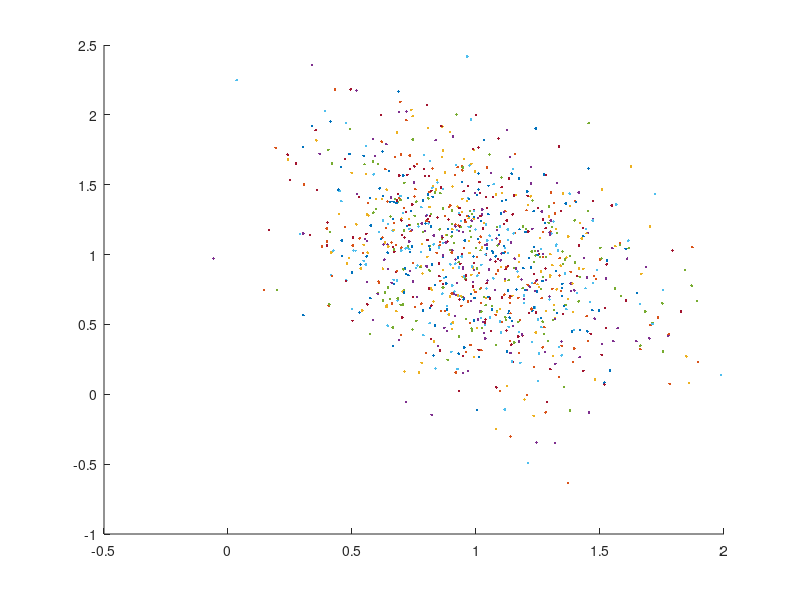

The MATLAB script that drew this image: (Note: this script raises an error after producing the figure.)
clearvars;
clf;
mu = [1; 1];
sigma = [0.1 -0.05; -0.05 0.2];

points = mvnrnd(mu, sigma, 1000);
x = points(:,1);
y = points(:,2);
counter = 0;

f = @(x,r) (transpose(x-mu)*inv(sigma)*(x-mu))/2 - r;

figure
hold on;
for i=1:size(x)
    if f([x(i); y(i)], 3) > 0 
        scatter(x(i), y(i), '.k');
        counter = counter+1;
    else
        scatter(x(i), y(i), '.b');
    end;
end;

ezplot(@(x,y) f([x; y], 3), [0 2 -1 3]);
ezplot(@(x,y) f([x; y], 2), [0 2 -1 3]);
ezplot(@(x,y) f([x; y], 1), [0 2 -1 3]);
title(counter, 'FontSize', 20);
hold off;